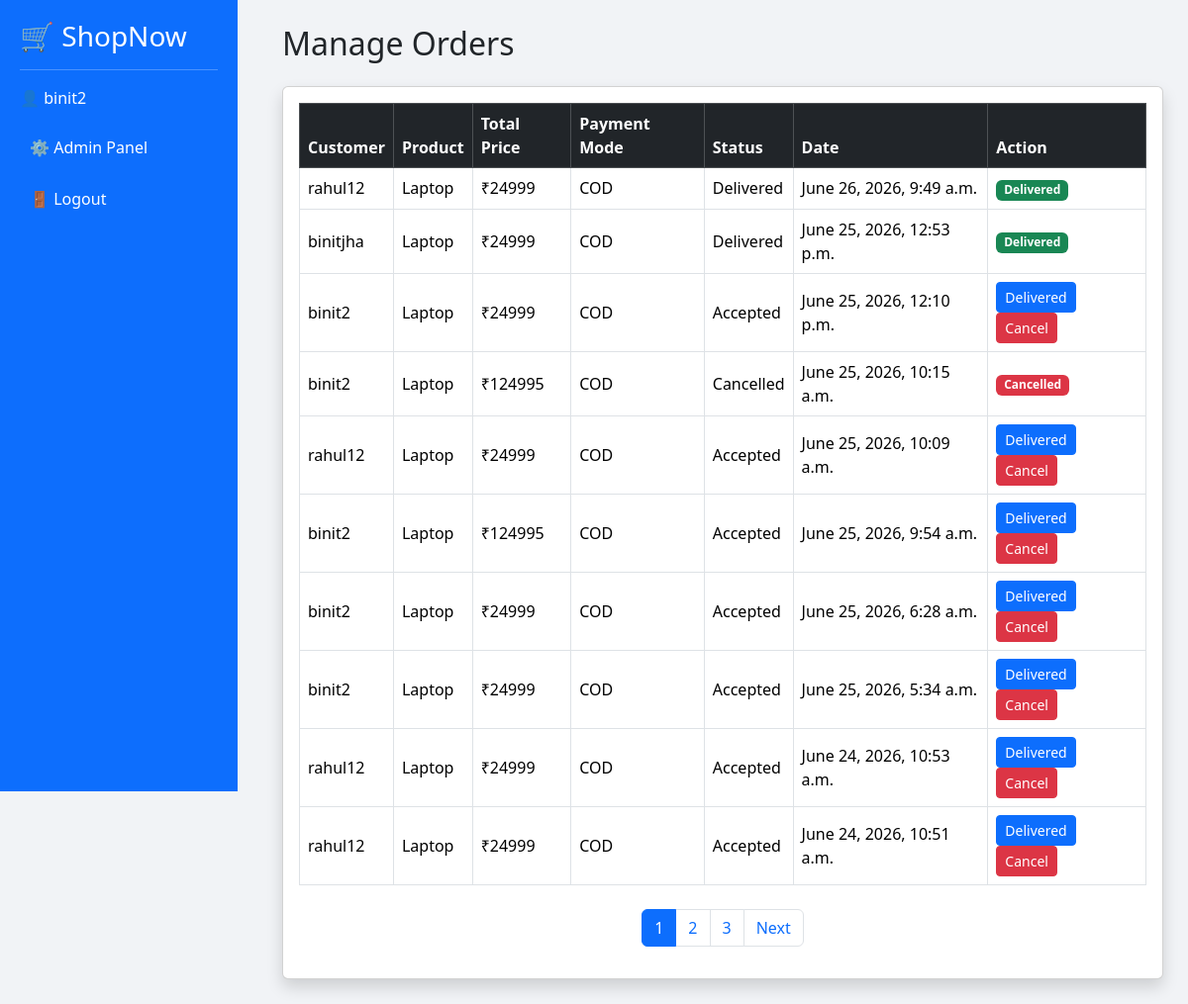
Screenshot of /manage-orders/ (signed in) with the database file from the repository.
### orders/models.py (models this page shows, shortened)
class Order(models.Model):
    user = models.ForeignKey(User, on_delete=models.CASCADE)
    product = models.ForeignKey(Product, on_delete=models.CASCADE)
    quantity = models.IntegerField(default=1)
    total_price = models.IntegerField()
    payment_method = models.CharField(
        max_length=20,
        choices=[
          ('COD', 'Cash On Delivery'),
          ('ONLINE', 'Online Payment')
        ]
    )
    status = models.CharField(
        max_length=20,
        default='Pending'
    )
    created_at = models.DateTimeField(auto_now_add=True)

### products/models.py (models this page shows, shortened)
class Product(models.Model):
    STATUS_CHOICES = (
        ('Pending', 'Pending'),
        ('Approved', 'Approved'),
        ('Rejected', 'Rejected'),
    )
    seller = models.ForeignKey(User, on_delete=models.CASCADE)
    category = models.ForeignKey(Category, on_delete=models.CASCADE)
    name = models.CharField(max_length=100)
    price = models.IntegerField ()
    description = models.TextField()
    image = models.ImageField(upload_to='products/', null=True, blank=True)
    status = models.CharField(max_length=20, choices=STATUS_CHOICES, default='Pending')

### accounts/views.py (the view)
# urls.py: path('manage-orders/', views.manage_orders, name='manage_orders'),
def manage_orders(request):
    if not request.user.is_superuser:
        return redirect('home')
    orders = Order.objects.all().order_by('-created_at')
    paginator = Paginator(orders, 10)   # Show 10 orders per page
    page_number = request.GET.get('page')
    page_obj = paginator.get_page(page_number)
    return render(request, 'manage_orders.html', {
        'page_obj': page_obj
    })

### templates/manage_orders.html (shortened to what this page needs)
{% extends "base.html" %}
{% block content %}
<h2 class="mb-4">Manage Orders</h2>
<div class="card shadow">
    <div class="card-body">
        <table class="table table-bordered table-hover align-middle">
            <thead class="table-dark">
                <tr>
                    <th>Customer</th>
                    <th>Product</th>
                    <th>Total Price</th>
                    <th>Payment Mode</th>
                    <th>Status</th>
                    <th>Date</th>
                    <th>Action</th>
                </tr>
            </thead>
            <tbody>
                {% for order in page_obj %}
                <tr>
                    <td>{{ order.user.username }}</td>
                    <td>{{ order.product.name }}</td>
                    <td>₹{{ order.total_price }}</td>
                    <td>{{ order.payment_method }}</td>
                    <td>{{ order.status }}</td>
                    <td>{{ order.created_at }}</td>
                    <td>
                        {% if order.status == "Pending" %}
                            <a href="{% url 'update_order_status' order.id 'Accepted' %}" class="btn btn-success btn-sm">Accept</a>
                            <a href="{% url 'update_order_status' order.id 'Cancelled' %}" class="btn btn-danger btn-sm">Cancel</a>
                        {% elif order.status == "Accepted" %}
                            <a href="{% url 'update_order_status' order.id 'Delivered' %}" class="btn btn-primary btn-sm">Delivered</a>
                            <a href="{% url 'update_order_status' order.id 'Cancelled' %}" class="btn btn-danger btn-sm">Cancel</a>
                        {% elif order.status == "Delivered" %}
                            <span class="badge bg-success">Delivered</span>
                        {% elif order.status == "Cancelled" %}
                            <span class="badge bg-danger">Cancelled</span>
                        {% endif %}
                    </td>
                </tr>
                {% empty %}
                <tr>
                    <td colspan="7" class="text-center">No Orders Found</td>
                </tr>
                {% endfor %}
            </tbody>
        </table>
        <nav class="mt-4">
            <ul class="pagination justify-content-center">
                {% for num in page_obj.paginator.page_range %}
                    <li class="page-item {% if page_obj.number == num %}active{% endif %}">
                        <a class="page-link" href="?page={{ num }}">{{ num }}</a>
                    </li>
                {% endfor %}
                {% if page_obj.has_next %}
                    <li class="page-item">
                        <a class="page-link" href="?page={{ page_obj.next_page_number }}">Next</a>
                    </li>
                {% endif %}
            </ul>
        </nav>
    </div>
</div>
{% endblock %}

### templates/base.html (shortened to what this page needs)
<!DOCTYPE html>
<html>
<head>
    <link href="https://cdn.jsdelivr.net/npm/bootstrap@5.3.3/dist/css/bootstrap.min.css" rel="stylesheet">
</head>
<body>
<div class="sidebar">
    <h3>🛒 ShopNow</h3>
    <hr>
    {% if user.is_authenticated %}
        <p>👤 {{ user.username }}</p>
        {% if user.is_superuser %}
            <a href="/admin-dashboard/">⚙ Admin Panel</a>
            <a href="/logout/">🚪 Logout</a>
        {% endif %}
    {% else %}
        <a href="/">🏠 Home</a>
        <a href="/products/">🛍 Products</a>
        <a href="/login/">🔐 Login</a>
        <a href="/signup/">📝 Signup</a>
    {% endif %}
</div>
<div class="main-content">
    {% block content %}
    {% endblock %}
</div>
</body>
</html>

### templates/base.html (style rules this page uses)
body { background-color: #f1f3f6; }
.sidebar { width: 240px; height: 100vh; position: fixed; left: 0; top: 0; background: #0d6efd; padding: 20px; color: white; }
.sidebar a { display: block; color: white; text-decoration: none; padding: 10px; margin-bottom: 8px; border-radius: 6px; }
.main-content { margin-left: 260px; padding: 25px; }

### rows the page displays
Order: user.username "rahul12", product.name "Laptop", total_price "24999", payment_method "COD", status "Delivered", created_at "June 26, 2026, 9:49 a.m."
Order: user.username "binitjha", product.name "Laptop", total_price "24999", payment_method "COD", status "Delivered", created_at "June 25, 2026, 12:53 p.m."
Order: user.username "binit2", product.name "Laptop", total_price "24999", payment_method "COD", status "Accepted", created_at "June 25, 2026, 12:10 p.m.", shows "Delivered"
Order: user.username "binit2", product.name "Laptop", total_price "124995", payment_method "COD", status "Cancelled", created_at "June 25, 2026, 10:15 a.m."
Order: user.username "rahul12", product.name "Laptop", total_price "24999", payment_method "COD", status "Accepted", created_at "June 25, 2026, 10:09 a.m.", shows "Delivered"
Order: user.username "binit2", product.name "Laptop", total_price "124995", payment_method "COD", status "Accepted", created_at "June 25, 2026, 9:54 a.m.", shows "Delivered"
Order: user.username "binit2", product.name "Laptop", total_price "24999", payment_method "COD", status "Accepted", created_at "June 25, 2026, 6:28 a.m.", shows "Delivered"
Order: user.username "binit2", product.name "Laptop", total_price "24999", payment_method "COD", status "Accepted", created_at "June 25, 2026, 5:34 a.m.", shows "Delivered"
Order: user.username "rahul12", product.name "Laptop", total_price "24999", payment_method "COD", status "Accepted", created_at "June 24, 2026, 10:53 a.m.", shows "Delivered"
Order: user.username "rahul12", product.name "Laptop", total_price "24999", payment_method "COD", status "Accepted", created_at "June 24, 2026, 10:51 a.m.", shows "Delivered"

### other values shown
{{ user.username }} "binit2"
{{ num }} "1" "2" "3"
